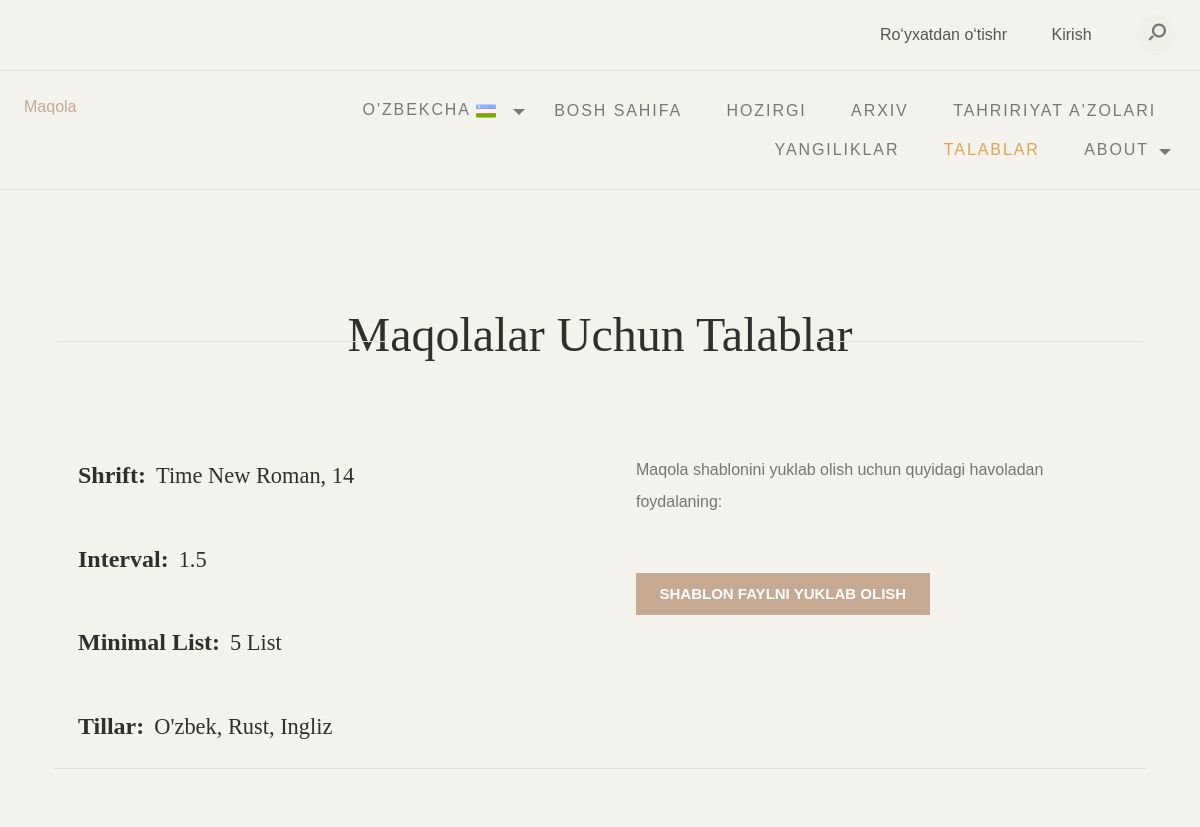
The app's page /uz/police/ with its own data.
### app/models.py (models this page shows, shortened)
class ArticleRequirement(models.Model):
    title = models.CharField(max_length=200)
    description = models.TextField()
    order = models.IntegerField(default=0)
    class Meta:
        verbose_name = "Maqola Talablari"
        verbose_name_plural = "Maqola Talablari"

### app/views.py (the view)
# urls.py: path('police/', police, name='police'),
def police(request):
    polices = ArticleRequirement.objects.all()
    polices_file = ArticleRequirementFile.objects.first()
    return render(request, 'police.html', {
        "police": "police",
        "polices": polices,
        "polices_file": polices_file
    })

### templates/police.html (shortened to what this page needs)
{% load i18n %}
{% load static %}
<!DOCTYPE html>
<html lang="en">
<head>
	<link href="https://cdn.jsdelivr.net/npm/bootstrap@5.3.1/dist/css/bootstrap.min.css" rel="stylesheet"
>
	<link rel="stylesheet" type="text/css" href="{% static 'css/normalize.css' %}">
	<link rel="stylesheet" type="text/css" href="{% static 'icomoon/icomoon.css' %}">
	<link rel="stylesheet" type="text/css" href="{% static 'css/vendor.css' %}">
	<link rel="stylesheet" type="text/css" href="{% static 'style.css' %}">
</head>
<body data-bs-spy="scroll" data-bs-target="#header" tabindex="0">
	<div id="header-wrap">
		{% include "header.html" %}
<section id="featured-books" class="py-5 my-5">
    <div class="container">
        <div class="row">
            <div class="col-md-12">
                <div class="section-header align-center">
                    <h2 class="section-title">{% trans  'Requirements for articles' %}</h2>
                </div>
                <div class="product-list" data-aos="fade-up">
                    <div class="row">
                        <div class="col-md-6">
                            <div class="container">
                                {% if polices %}
                                    {% for req in polices %}
                                        <div style="display: flex; align-items: center; justify-content: left; gap: 10px;">
                                            <h2 style="font-weight: bold;">{{ req.title }}: </h2>
                                            <h3>{{ req.description }}</h3>
                                        </div>
                                    {% endfor %}
                                {% else %}
                                    <p>{% trans 'Hozircha talablar mavjud emas.' %}</p>
                                {% endif %}
                            </div>
                        </div>
						<div class="col-md-6">
							<div class="container">
								<div style="margin-top: 20px;">
                                    <p>{% trans 'Maqola shablonini yuklab olish uchun quyidagi havoladan foydalaning:' %}</p>
                                    {% if polices_file %}
                                        <a href="{{ polices_file.file.url }}" download class="btn btn-primary">{% trans 'Shablon faylni yuklab olish' %}</a>
                                    {% else %}
                                        <p>{% trans  'Hozircha fayl mavjud emas.' %}</p>
                                    {% endif %}
                                </div>
							</div>
						</div>
                    </div>
                </div>
            </div>
        </div>
    </div>
</section>
</body>
</html>

### records on screen
ArticleRequirement: title "Shrift", description "Time New Roman, 14"
ArticleRequirement: title "Interval", description "1.5"
ArticleRequirement: title "Minimal List", description "5 List"
ArticleRequirement: title "Tillar", description "O'zbek, Rust, Ingliz"
